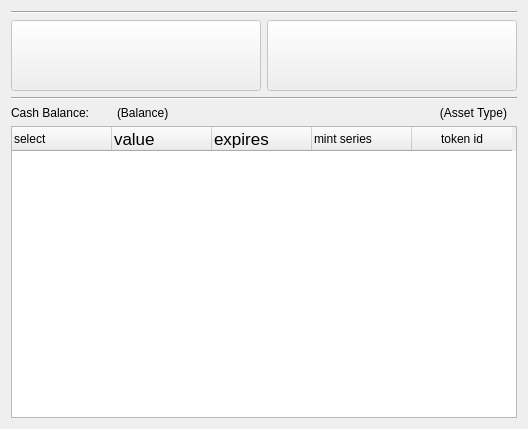
<?xml version="1.0" encoding="UTF-8"?>
<ui version="4.0">
 <class>MTCashPurse</class>
 <widget class="QWidget" name="MTCashPurse">
  <property name="geometry">
   <rect>
    <x>0</x>
    <y>0</y>
    <width>528</width>
    <height>429</height>
   </rect>
  </property>
  <property name="windowTitle">
   <string>Form</string>
  </property>
  <layout class="QVBoxLayout" name="verticalLayoutPage">
   <item>
    <widget class="Line" name="line">
     <property name="orientation">
      <enum>Qt::Horizontal</enum>
     </property>
    </widget>
   </item>
   <item>
    <layout class="QHBoxLayout" name="horizontalLayout">
     <item>
      <widget class="QToolButton" name="pushButtonDeposit">
       <property name="enabled">
        <bool>false</bool>
       </property>
       <property name="sizePolicy">
        <sizepolicy hsizetype="Preferred" vsizetype="Fixed">
         <horstretch>0</horstretch>
         <verstretch>0</verstretch>
        </sizepolicy>
       </property>
       <property name="text">
        <string/>
       </property>
       <property name="icon">
        <iconset resource="../resource.qrc">
         <normaloff>:/icons/icons/green_up_arrow.png</normaloff>:/icons/icons/green_up_arrow.png</iconset>
       </property>
       <property name="iconSize">
        <size>
         <width>64</width>
         <height>64</height>
        </size>
       </property>
      </widget>
     </item>
     <item>
      <widget class="QToolButton" name="pushButtonWithdraw">
       <property name="enabled">
        <bool>false</bool>
       </property>
       <property name="sizePolicy">
        <sizepolicy hsizetype="Preferred" vsizetype="Fixed">
         <horstretch>0</horstretch>
         <verstretch>0</verstretch>
        </sizepolicy>
       </property>
       <property name="text">
        <string/>
       </property>
       <property name="icon">
        <iconset resource="../resource.qrc">
         <normaloff>:/icons/icons/red_down_arrow.png</normaloff>:/icons/icons/red_down_arrow.png</iconset>
       </property>
       <property name="iconSize">
        <size>
         <width>64</width>
         <height>64</height>
        </size>
       </property>
      </widget>
     </item>
    </layout>
   </item>
   <item>
    <widget class="Line" name="line_2">
     <property name="orientation">
      <enum>Qt::Horizontal</enum>
     </property>
    </widget>
   </item>
   <item>
    <layout class="QHBoxLayout" name="horizontalLayout_2">
     <item>
      <widget class="QLabel" name="label_3">
       <property name="sizePolicy">
        <sizepolicy hsizetype="Preferred" vsizetype="Fixed">
         <horstretch>0</horstretch>
         <verstretch>0</verstretch>
        </sizepolicy>
       </property>
       <property name="maximumSize">
        <size>
         <width>100</width>
         <height>16777215</height>
        </size>
       </property>
       <property name="text">
        <string>Cash Balance:</string>
       </property>
      </widget>
     </item>
     <item>
      <widget class="QLabel" name="labelCashBalance">
       <property name="minimumSize">
        <size>
         <width>200</width>
         <height>0</height>
        </size>
       </property>
       <property name="text">
        <string>(Balance)</string>
       </property>
      </widget>
     </item>
     <item>
      <widget class="QLabel" name="labelAssetType">
       <property name="text">
        <string>(Asset Type)</string>
       </property>
       <property name="alignment">
        <set>Qt::AlignRight|Qt::AlignTrailing|Qt::AlignVCenter</set>
       </property>
       <property name="indent">
        <number>10</number>
       </property>
      </widget>
     </item>
    </layout>
   </item>
   <item>
    <widget class="QTableWidget" name="tableWidget">
     <attribute name="horizontalHeaderVisible">
      <bool>true</bool>
     </attribute>
     <attribute name="verticalHeaderVisible">
      <bool>false</bool>
     </attribute>
     <column>
      <property name="text">
       <string>select</string>
      </property>
      <property name="textAlignment">
       <set>AlignLeft|AlignVCenter</set>
      </property>
     </column>
     <column>
      <property name="text">
       <string>value</string>
      </property>
      <property name="font">
       <font>
        <pointsize>13</pointsize>
       </font>
      </property>
      <property name="textAlignment">
       <set>AlignLeft|AlignVCenter</set>
      </property>
     </column>
     <column>
      <property name="text">
       <string>expires</string>
      </property>
      <property name="font">
       <font>
        <pointsize>13</pointsize>
       </font>
      </property>
      <property name="textAlignment">
       <set>AlignLeft|AlignVCenter</set>
      </property>
     </column>
     <column>
      <property name="text">
       <string>mint series</string>
      </property>
      <property name="textAlignment">
       <set>AlignLeft|AlignVCenter</set>
      </property>
     </column>
     <column>
      <property name="text">
       <string>token id</string>
      </property>
     </column>
    </widget>
   </item>
  </layout>
 </widget>
 <resources>
  <include location="../resource.qrc"/>
 </resources>
 <connections/>
</ui>
